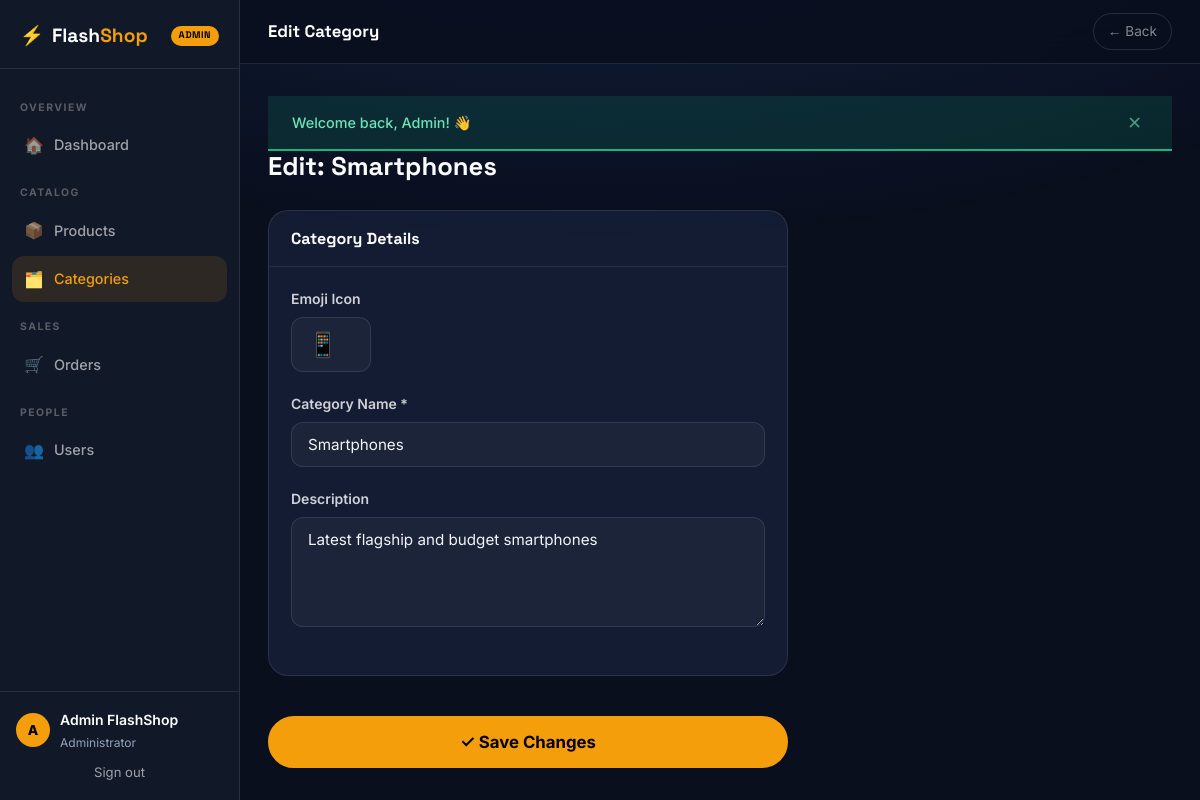
The app's page /admin/category-edit.php (signed in) with its own data.
### tables this page shows
CREATE TABLE IF NOT EXISTS category (
    id          INT AUTO_INCREMENT PRIMARY KEY,
    name        VARCHAR(100) NOT NULL,
    slug        VARCHAR(120) UNIQUE NOT NULL,
    description TEXT,
    icon        VARCHAR(10)  DEFAULT NULL,
    created_at  TIMESTAMP DEFAULT CURRENT_TIMESTAMP
);

### admin/category-edit.php (the view, shortened to what this page needs)
<?php
require_once __DIR__ . '/../config.php';
require_once __DIR__ . '/../functions.php';
$catId = cleanInt($_GET['id'] ?? 0, 1);
$stmt  = $pdo->prepare("SELECT * FROM category WHERE id = ?");
$stmt->execute([$catId]);
$cat   = $stmt->fetch();
?>
<!DOCTYPE html>
<html lang="en">
<head>
    <link rel="stylesheet" href="/assets/css/style.css">
    <link rel="stylesheet" href="/assets/css/admin.css">
</head>
<body class="admin-body">
<div class="admin-wrapper">
<?php include __DIR__ . '/includes/sidebar.php'; ?>
<div class="admin-main">
<div class="admin-topbar">
    <div class="admin-topbar__left">
        <div class="admin-topbar__title">Edit Category</div>
    </div>
    <div class="admin-topbar__actions">
        <a href="/admin/categories.php" class="admin-view-site">← Back</a>
    </div>
</div>
<div class="admin-content">
<div class="admin-page-header"><h1>Edit: <?= e($cat['name']) ?></h1></div>
<div style="max-width:520px;">
<form action="/admin/category-edit.php?id=<?= $catId ?>" method="POST">
    <div class="admin-card">
        <div class="admin-card__header"><h3>Category Details</h3></div>
        <div class="admin-card__body">
            <div class="form-group">
                <label class="form-label" for="icon">Emoji Icon</label>
                <input type="text" id="icon" name="icon" class="form-control"
                       value="<?= e($cat['icon'] ?? '📦') ?>" maxlength="10"
                       style="font-size:1.5rem;width:80px;">
            </div>
            <div class="form-group">
                <label class="form-label" for="name">Category Name *</label>
                <input type="text" id="name" name="name" class="form-control"
                       value="<?= e($cat['name']) ?>" required maxlength="100">
            </div>
            <div class="form-group">
                <label class="form-label" for="description">Description</label>
                <textarea id="description" name="description" class="form-control"
                          rows="3" maxlength="500"><?= e($cat['description'] ?? '') ?></textarea>
            </div>
        </div>
    </div>
    <button type="submit" class="btn btn--primary btn--full btn--lg" style="margin-top:16px;">✓ Save Changes</button>
</form>
</div>
</div></div></div>
</body>
</html>

### assets/css/style.css (style rules this page uses)
:root { --navy: #0A0F1E; --navy-mid: #111827; --navy-light: #1a2744; --navy-card: #131c32; --amber: #F59E0B; --amber-dark: #D97706; --amber-light: #FCD34D; --electric: #3B82F6; --electric-glow: rgba(59, 130, 246, .25); --charcoal: #F1F5F9; --body-bg: #0A0F1E; --card-bg: #131c32; --muted: #94A3B8; --border: rgba(255, 255, 255, .08); --success: #10B981; --error: #EF4444; --warning: #F59E0B; --info: #3B82F6; --whatsapp: #25D366; --font-heading: 'Space Grotesk', system-ui, sans-serif; --font-body: 'Inter', system-ui, sans-serif; --radius-sm: 6px; --radius-md: 12px; --radius-lg: 20px; --radius-xl: 28px; --radius-full: 9999px; --shadow-sm: 0 1px 4px rgba(0, 0, 0, .3); --shadow-md: 0 4px 20px rgba(0, 0, 0, .4); --shadow-lg: 0 12px 50px rgba(0, 0, 0, .5); --shadow-amber: 0 4px 24px rgba(245, 158, 11, .4); --shadow-glow: 0 0 40px rgba(59, 130, 246, .15); --transition: 0.25s cubic-bezier(0.4, 0, 0.2, 1); --header-h: 72px; --glass: rgba(255, 255, 255, .04); --glass-border: rgba(255, 255, 255, .10); }
*, *::before, *::after { box-sizing: border-box; margin: 0; padding: 0; }
html { scroll-behavior: smooth; }
body { font-family: var(--font-body); background: var(--body-bg); color: var(--charcoal); line-height: 1.65; min-height: 100vh; display: flex; flex-direction: column; }
a { text-decoration: none; color: inherit; }
input, textarea, select, button { font-family: inherit; }
body::before { content: ''; position: fixed; inset: 0; background: radial-gradient(ellipse 80% 50% at 50% -20%, rgba(59, 130, 246, .15), transparent); pointer-events: none; z-index: 0; }
h1, h2, h3 { font-family: var(--font-heading); line-height: 1.2; }
h1 { font-size: clamp(2rem, 5vw, 3.5rem); }
h3 { font-size: 1.2rem; }
.btn { display: inline-flex; align-items: center; justify-content: center; gap: 8px; padding: 12px 28px; border: 2px solid transparent; border-radius: var(--radius-full); font-weight: 600; font-size: 0.95rem; cursor: pointer; transition: all var(--transition); white-space: nowrap; line-height: 1; position: relative; overflow: hidden; }
.btn::after { content: ''; position: absolute; inset: 0; opacity: 0; background: rgba(255, 255, 255, .06); transition: opacity var(--transition); }
.btn--primary { background: var(--amber); color: #000; border-color: var(--amber); font-weight: 700; }
.btn--lg { padding: 16px 40px; font-size: 1.05rem; }
.btn--full { width: 100%; }
.form-group { margin-bottom: 20px; }
.form-label { display: block; font-size: 0.875rem; font-weight: 600; color: rgba(255, 255, 255, .8); margin-bottom: 7px; }
.form-control { width: 100%; padding: 12px 16px; border: 1px solid var(--glass-border); border-radius: var(--radius-md); font-size: 0.95rem; color: var(--charcoal); background: rgba(255, 255, 255, .04); outline: none; transition: all var(--transition); }
.form-control::placeholder { color: rgba(255, 255, 255, .3); }
textarea.form-control { resize: vertical; min-height: 110px; }

### records on screen
category: name "Smartphones", icon "📱", description "Latest flagship and budget smartphones"

### other values on screen
$icon "🏠 📦 🗂️ 🛒 👥"
$label "Dashboard Products Categories Orders Users"
substr($_SESSION['user_name'] ?? 'A', 0, 1) "A"
$_SESSION['user_name'] "Admin FlashShop"
$msg "Welcome back, Admin! 👋"
